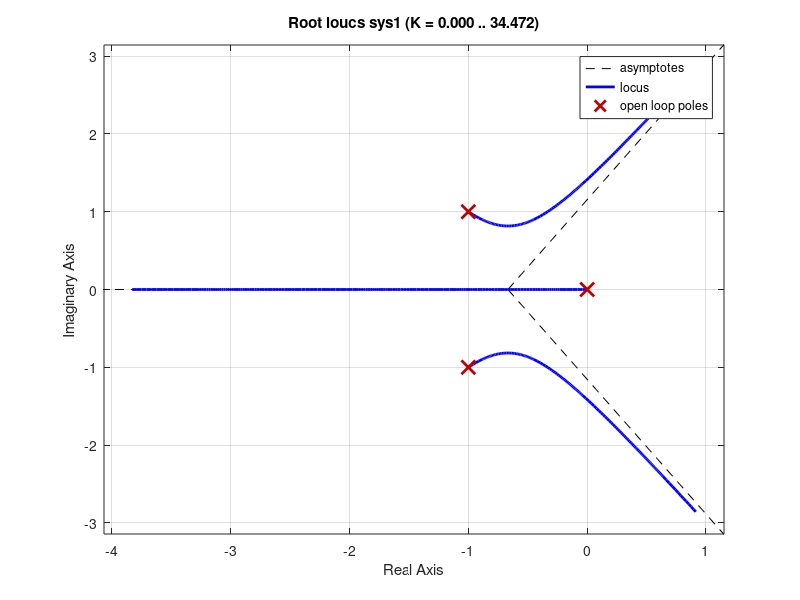
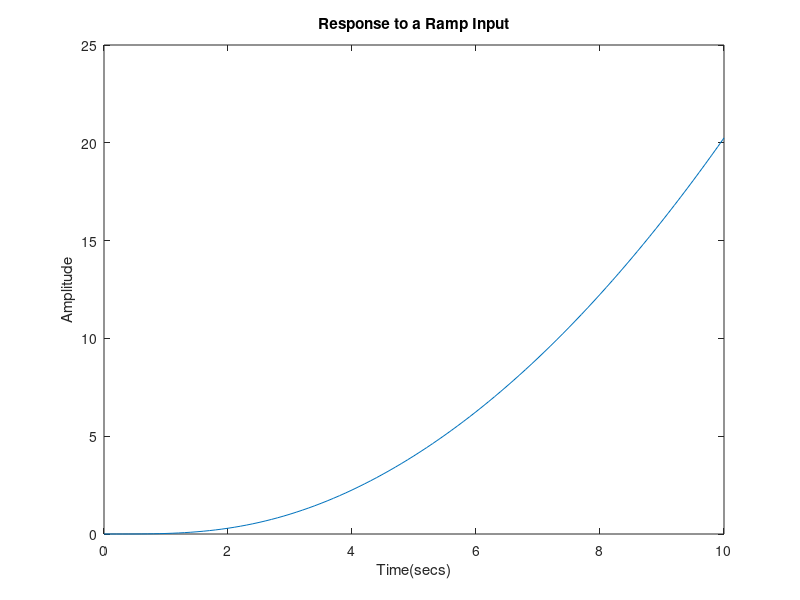
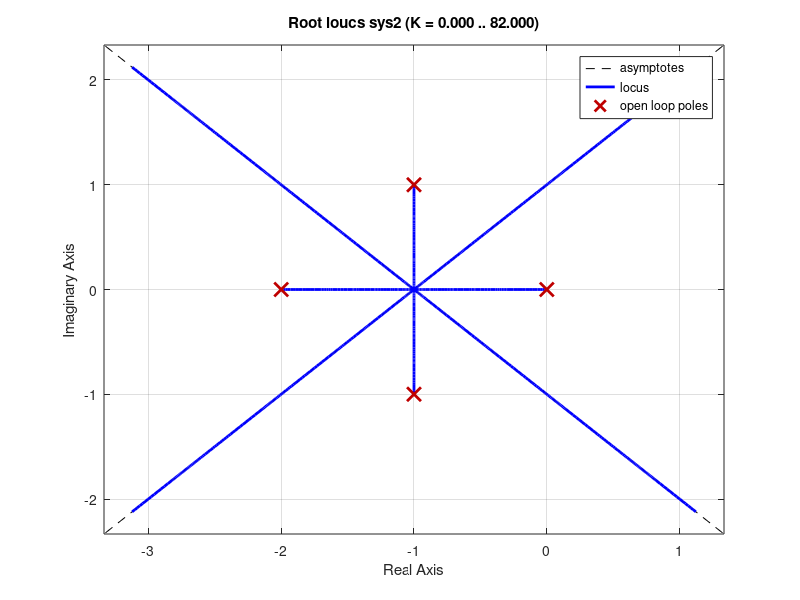
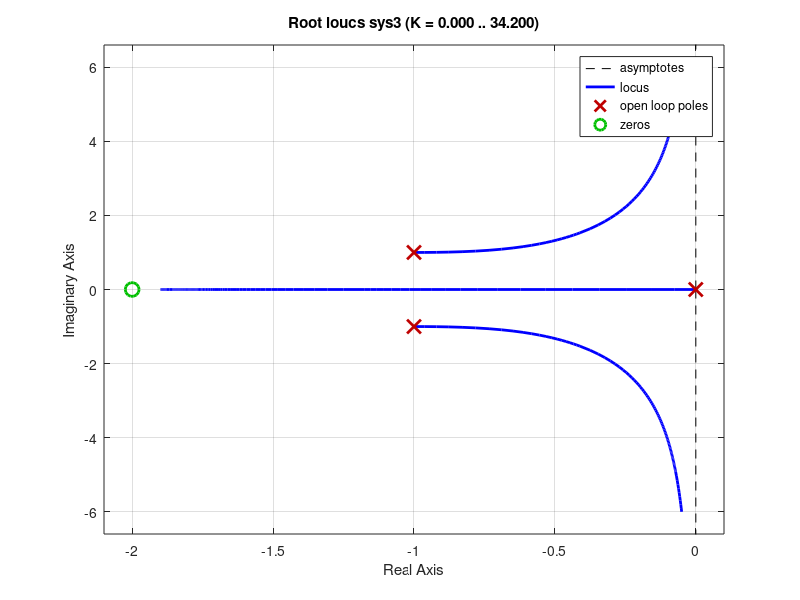

Write the MATLAB code that produced these figures, in order.
clc;
clear all;
close all;

%%Question 1
num = [1];
den = [1 2 2 0];
sys1 = tf(num,den);     % My transfer function 

figure;
rlocus(sys1);
% [k, poles] = rlocfind(sys1);

%Give it a ramp input to see the response
t = 0:0.1:10;
alpha = 1;
ramp = alpha*t;         % My input signal
[y,t] = lsim(sys1,ramp,t);
figure;
plot(t,y);
xlabel('Time(secs)');
ylabel('Amplitude');
title('Response to a Ramp Input');

%cltf = feedback(k*sys1,1)
%step(cltf/s)
%ramp(cltf)

%%Question 2
num = [1];
den = [1 4 6 4 0];
sys2 = tf(num,den) 

figure;
rlocus(sys2)

%%Question 3
num = [1 2];
den = [1 2 2 0];
sys3 = tf(num,den) 

figure;
rlocus(sys3)

%%Question 4
